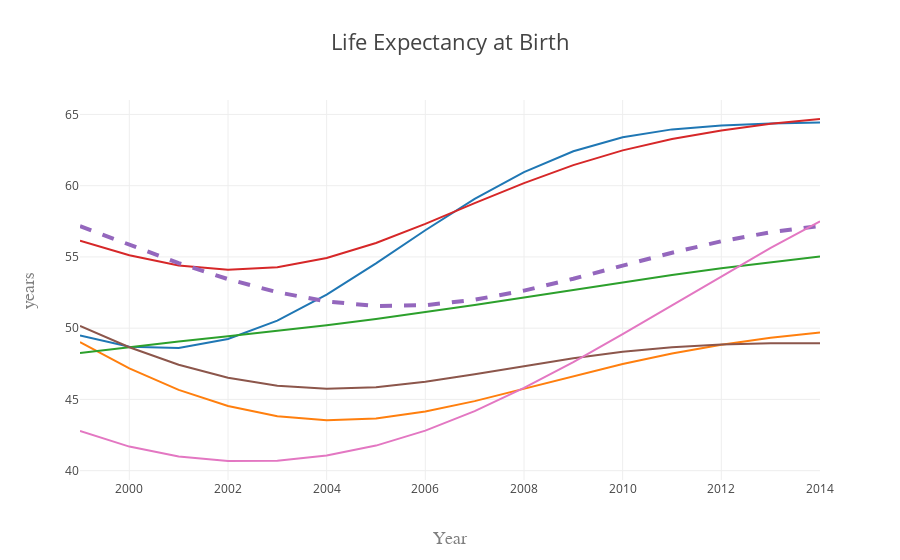

The notebook cell this image was saved under:
### Code cell
# select neighbor countries and visualize
trace1 = go.Scatter(
    x=df.index,
    y=df.Botswana,
    name='Botswana',
    mode = 'lines'
)

trace2 = go.Scatter(
    x=df.index,
    y=df.Lesotho,
    name='Lesotho',
    mode = 'lines'
)

trace3 = go.Scatter(
    x=df.index,
    y=df.Mozambique,
    name='Mozambique',
    mode = 'lines'
)

trace4 = go.Scatter(
    x=df.index,
    y=df.Namibia,
    name='Namibia',
    mode = 'lines'
)

trace5 = go.Scatter(
    x=df.index,
    y=df['South Africa'],
    name='South Africa',
    mode = 'lines',
    line = dict(
        width = 4,
        dash = 'dash')
)

trace6 = go.Scatter(
    x=df.index,
    y=df['Swaziland'],
    name='Swaziland',
    mode = 'lines'
)

trace7 = go.Scatter(
    x=df.index,
    y=df['Zimbabwe'],
    name='Zimbabwe',
    mode = 'lines'
)


data = [trace1, trace2, trace3, trace4, trace5, trace6, trace7]
layout = go.Layout(showlegend=False,
    title='Life Expectancy at Birth',
    titlefont=dict(
            size=22),
    xaxis=dict(
        title='Year',
        titlefont=dict(
            family='Courier New, monospace',
            size=18,
            color='#7f7f7f'
        )
    ),
    yaxis=dict(
        title='years',
        titlefont=dict(
            family='Courier New, monospace',
            size=18,
            color='#7f7f7f'
        )
    )
)

# create figure for offline use
fig = dict( data=data, layout=layout )

# plot inline
iplot(fig, show_link=False)

# save figure offline
myChart = plotly.offline.plot(fig,output_type="div", show_link="False",include_plotlyjs="Flase",link_text="")
with open("images/expectancy_rate.html", "w") as text_file:
    text_file.write(myChart)

### Figure 1 — Plotly figure (JSON) as saved in the notebook; plotly's stock layout.template omitted (floating-point values rounded to 4 significant figures)
{"data": [{"mode": "lines", "name": "Botswana", "type": "scatter", "x": [1999, 2000, 2001, 2002, 2003, 2004, 2005, 2006, 2007, 2008, 2009, 2010, 2011, 2012, 2013, 2014], "y": [49.49, 48.69, 48.61, 49.24, 50.52, 52.36, 54.55, 56.87, 59.07, 60.96, 62.42, 63.4, 63.95, 64.22, 64.36, 64.43]}, {"mode": "lines", "name": "Lesotho", "type": "scatter", "x": [1999, 2000, 2001, 2002, 2003, 2004, 2005, 2006, 2007, 2008, 2009, 2010, 2011, 2012, 2013, 2014], "y": [49.02, 47.18, 45.67, 44.54, 43.82, 43.53, 43.66, 44.15, 44.88, 45.74, 46.63, 47.48, 48.22, 48.84, 49.33, 49.7]}, {"mode": "lines", "name": "Mozambique", "type": "scatter", "x": [1999, 2000, 2001, 2002, 2003, 2004, 2005, 2006, 2007, 2008, 2009, 2010, 2011, 2012, 2013, 2014], "y": [48.25, 48.69, 49.07, 49.44, 49.81, 50.21, 50.64, 51.12, 51.62, 52.15, 52.69, 53.23, 53.74, 54.21, 54.64, 55.03]}, {"mode": "lines", "name": "Namibia", "type": "scatter", "x": [1999, 2000, 2001, 2002, 2003, 2004, 2005, 2006, 2007, 2008, 2009, 2010, 2011, 2012, 2013, 2014], "y": [56.14, 55.12, 54.4, 54.11, 54.28, 54.92, 55.98, 57.32, 58.78, 60.18, 61.44, 62.48, 63.28, 63.88, 64.34, 64.68]}, {"line": {"dash": "dash", "width": 4}, "mode": "lines", "name": "South Africa", "type": "scatter", "x": [1999, 2000, 2001, 2002, 2003, 2004, 2005, 2006, 2007, 2008, 2009, 2010, 2011, 2012, 2013, 2014], "y": [57.16, 55.84, 54.57, 53.44, 52.52, 51.87, 51.56, 51.61, 52.0, 52.64, 53.47, 54.39, 55.3, 56.1, 56.74, 57.18]}, {"mode": "lines", "name": "Swaziland", "type": "scatter", "x": [1999, 2000, 2001, 2002, 2003, 2004, 2005, 2006, 2007, 2008, 2009, 2010, 2011, 2012, 2013, 2014], "y": [50.16, 48.66, 47.43, 46.52, 45.96, 45.75, 45.86, 46.24, 46.77, 47.35, 47.89, 48.35, 48.66, 48.85, 48.94, 48.93]}, {"mode": "lines", "name": "Zimbabwe", "type": "scatter", "x": [1999, 2000, 2001, 2002, 2003, 2004, 2005, 2006, 2007, 2008, 2009, 2010, 2011, 2012, 2013, 2014], "y": [42.79, 41.69, 41.0, 40.68, 40.7, 41.06, 41.76, 42.81, 44.18, 45.8, 47.62, 49.57, 51.6, 53.64, 55.63, 57.5]}], "layout": {"showlegend": false, "title": "Life Expectancy at Birth", "titlefont": {"size": 22}, "xaxis": {"title": "Year", "titlefont": {"color": "#7f7f7f", "family": "Courier New, monospace", "size": 18}}, "yaxis": {"title": "years", "titlefont": {"color": "#7f7f7f", "family": "Courier New, monospace", "size": 18}}}}
